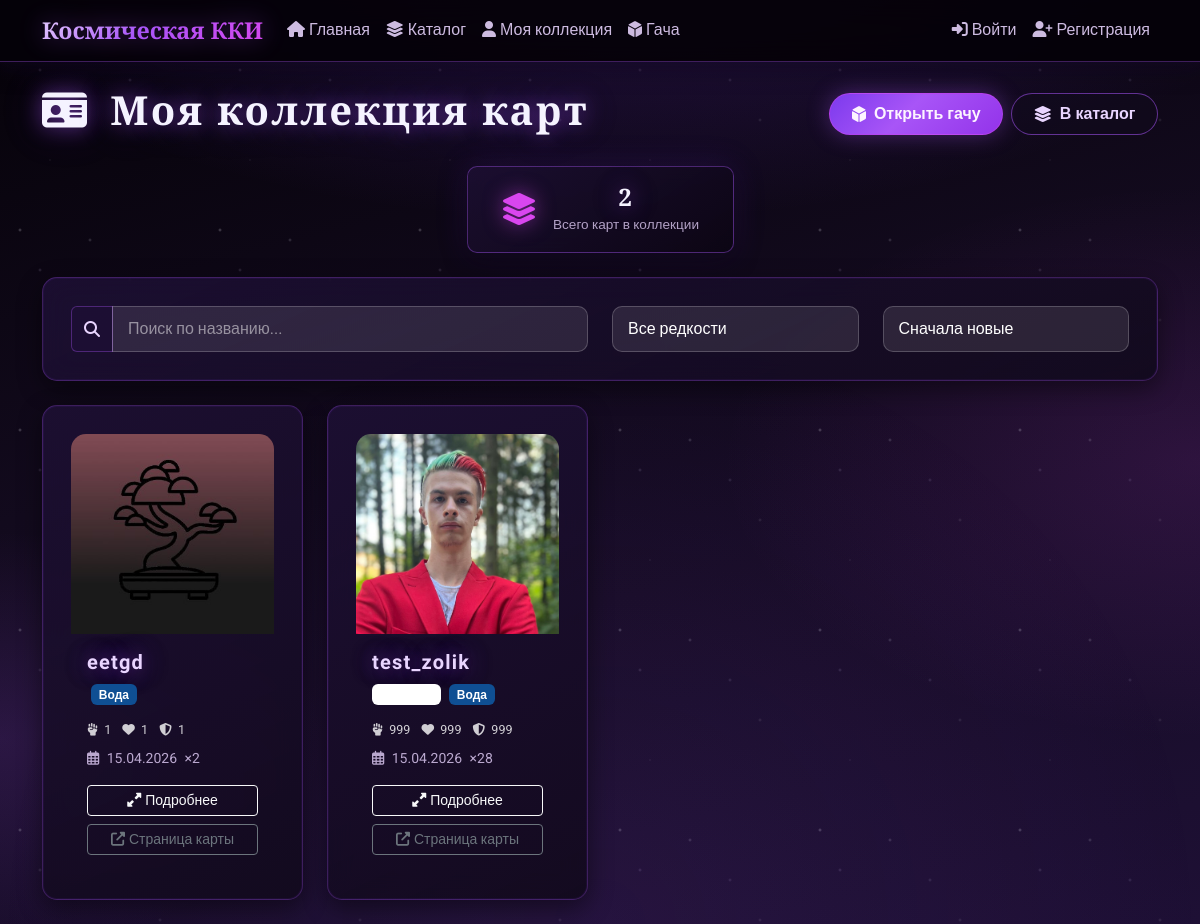
The page /collection/ (signed in) on the database as committed earlier.
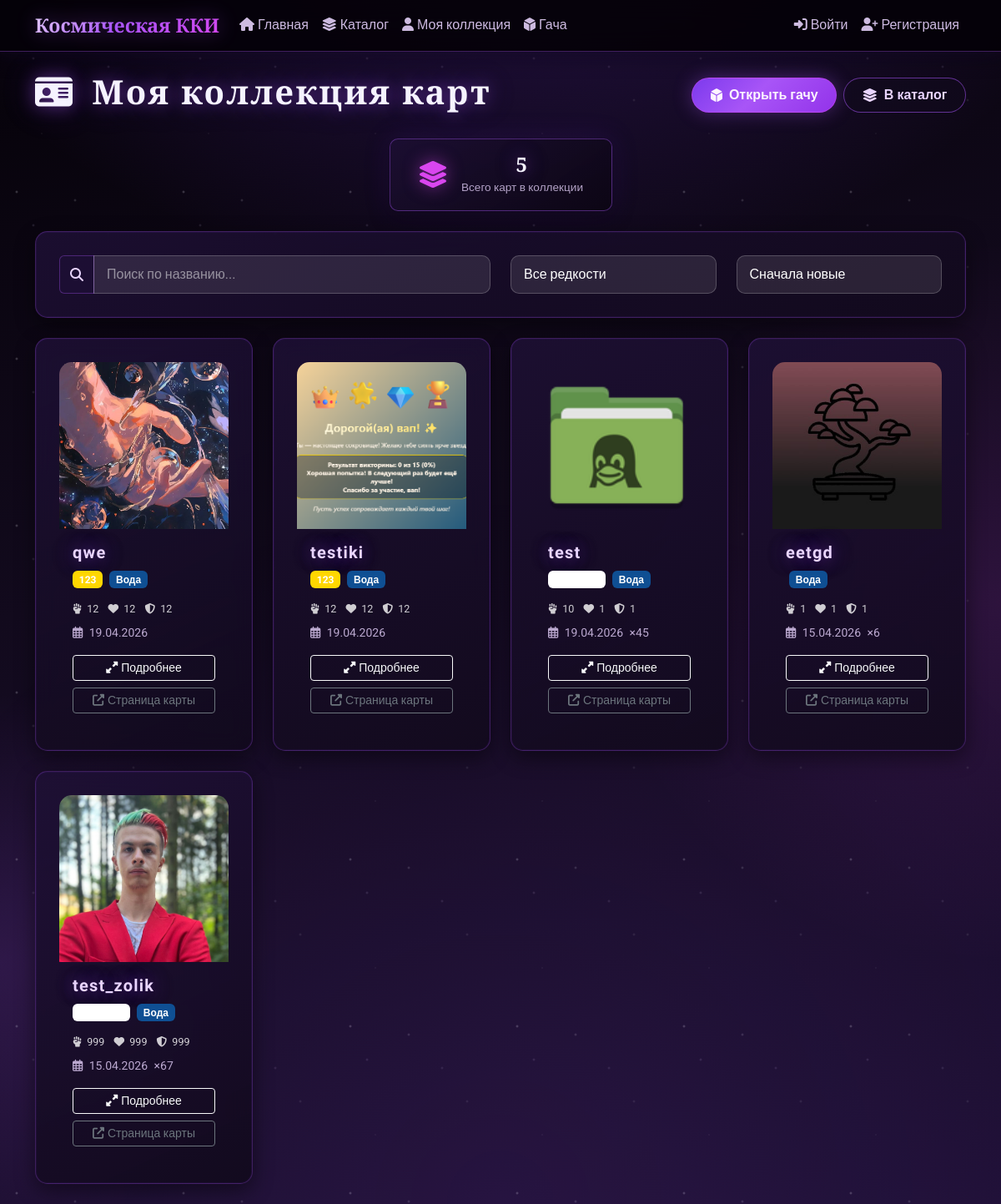
The same page on the database as committed later.
### module_project/models.py (models this page shows, shortened)
class User_Inventory(models.Model):
    user = models.ForeignKey(
        Users_System,
        on_delete=models.CASCADE,
        related_name='inventory_items',
        verbose_name="Пользователь"
    )
    card = models.ForeignKey(
        Cards,
        on_delete=models.CASCADE,
        related_name='inventory_items',
        verbose_name="Карточка"
    )
    quantity = models.IntegerField(
        default=1,
        verbose_name="Количество",
        validators=[MinValueValidator(1)]
    )
    is_favorite = models.BooleanField(
        default=False,
        verbose_name="В избранном"
    )
    is_equipped = models.BooleanField(
        default=False,
        verbose_name="Экипирована"
    )
    times_won = models.IntegerField(
        default=0,
        verbose_name="Количество побед"
    )
    obtained_at = models.DateTimeField(
        auto_now_add=True,
        verbose_name="Дата получения"
    )
    class Meta:
        verbose_name = "Карточка в инвентаре"
        verbose_name_plural = "Карточки в инвентаре"
        unique_together = ['user', 'card']
        ordering = ['-obtained_at']

class Cards(models.Model):
    title = models.CharField(
        max_length=100,
        verbose_name="Название карточки"
    )
    cover_image = models.ImageField(
        upload_to='covers_card/',
        verbose_name="Обложка карточки",
        blank=True,
        null=True
    )
    description = models.TextField(
        verbose_name="Описание",
        blank=True
    )
    created_at = models.DateTimeField(
        auto_now_add=True,
        verbose_name="Дата добавления"
    )
    strenth = models.IntegerField(
        verbose_name="Сила карты",
        null=True,
        blank=True,
        validators=[MinValueValidator(1), MaxValueValidator(9999)]
    )
    health = models.IntegerField(
        verbose_name="Жизни карты",
        null=True,
        blank=True,
        validators=[MinValueValidator(1), MaxValueValidator(9999)]
    )
    defence = models.IntegerField(
        verbose_name="Защита карты",
        null=True,
        blank=True,
        validators=[MinValueValidator(0), MaxValueValidator(9999)]
    )
    attribute = models.ForeignKey(
        Attribute,
        on_delete=models.SET_NULL,
        null=True,
        blank=True,
        related_name='cards',
        verbose_name="Атрибут карточки"
    )
    rarity = models.ForeignKey(
        Rarity,
        on_delete=models.SET_NULL,
        null=True,
        blank=True,
        related_name='cards',
        verbose_name="Редкость"
    )
    price_points = models.IntegerField(
        default=100,
        verbose_name="Цена в очках",
        validators=[MinValueValidator(10)]
    )
    author = models.ForeignKey(
        'Users_System',
        on_delete=models.SET_NULL,
        null=True,
        blank=True,
        related_name='authored_cards',
        verbose_name="Автор карточки"
    )
    is_active = models.BooleanField(
        default=True,
        verbose_name="Активна"
    )
    class Meta:
        verbose_name = "Карточка"
        verbose_name_plural = "Карточки"
        ordering = ['-created_at']
    def get_total_power(self):
        return (self.strenth or 0) + (self.health or 0) + (self.defence or 0)

class Attribute(models.Model):
    name = models.CharField(
        max_length=50,
        unique=True,
        verbose_name="Название атрибута"
    )
    icon = models.ImageField(
        upload_to='attributes_icons/',
        verbose_name="Иконка атрибута",
        blank=True,
        null=True
    )
    color = models.CharField(
        max_length=7,
        default="#FFFFFF",
        verbose_name="Цвет атрибута в HEX",
        help_text="Например: #FF0000 для красного"
    )
    strength_bonus = models.FloatField(
        default=1.0,
        verbose_name="Бонус к силе",
        help_text="Множитель силы для карт этого атрибута"
    )
    order = models.IntegerField(
        default=0,
        verbose_name="Порядок сортировки"
    )
    is_active = models.BooleanField(
        default=True,
        verbose_name="Активен"
    )
    class Meta:
        verbose_name = "Атрибут"
        verbose_name_plural = "Атрибуты"
        ordering = ['order', 'name']

class Rarity(models.Model):
    name = models.CharField(
        max_length=50,
        verbose_name="Название редкости"
    )
    color = models.CharField(
        max_length=7,
        default="#FFFFFF",
        verbose_name="Цвет в HEX"
    )
    multiplier = models.FloatField(
        default=1.0,
        verbose_name="Множитель шанса выпадения"
    )
    order = models.IntegerField(
        default=0,
        verbose_name="Порядок сортировки"
    )
    class Meta:
        verbose_name = "Редкость"
        verbose_name_plural = "Редкости"
        ordering = ['order']

### module_project/views.py (the view)
# urls.py: path('collection/', views.my_collection, name='my_collection'),
def my_collection(request):
    if 'user_id' not in request.session:
        return redirect('module_project:login')
    user = Users_System.objects.get(id=request.session['user_id'])
    inventory = User_Inventory.objects.filter(user=user).select_related('card__rarity', 'card__attribute')
    rarity_id = request.GET.get('rarity')
    attribute_id = request.GET.get('attribute')
    favorite_only = request.GET.get('favorite') == 'on'
    if rarity_id:
        inventory = inventory.filter(card__rarity_id=rarity_id)
    if attribute_id:
        inventory = inventory.filter(card__attribute_id=attribute_id)
    if favorite_only:
        inventory = inventory.filter(is_favorite=True)
    rarities = Rarity.objects.all()
    attributes = Attribute.objects.filter(is_active=True)
    total_count = inventory.count()
    collection_cards_payload = []
    for inv in inventory:
        c = inv.card
        r = c.rarity
        a = c.attribute
        collection_cards_payload.append({
            'inventory_id': inv.id,
            'card_id': c.id,
            'title': c.title,
            'description': c.description or '',
            'cover_url': c.cover_image.url if c.cover_image else '',
            'rarity_name': r.name if r else '',
            'rarity_color': r.color if r else '#6c757d',
            'attribute_name': a.name if a else '',
            'attribute_color': a.color if a else '',
            'strength': c.strenth or 0,
            'health': c.health or 0,
            'defence': c.defence or 0,
            'obtained_at': inv.obtained_at.isoformat() if inv.obtained_at else '',
            'quantity': inv.quantity,
            'price_points': c.price_points or 0,
        })
    context = {
        'inventory': inventory,
        'user_cards': inventory,
        'rarities': rarities,
        'attributes': attributes,
        'total_count': total_count,
        'collection_cards_payload': collection_cards_payload,
    }
    return render(request, 'module_project/my_collection.html', context)

### module_project/templates/module_project/my_collection.html (shortened to what this page needs)
{% extends 'module_project/base.html' %}
{% load static %}
{% block content %}
<div class="container py-4">
    <div class="d-flex justify-content-between align-items-center mb-4">
        <h1>
            <i class="fas fa-id-card me-2"></i>
            Моя коллекция карт
        </h1>
        <div class="d-flex flex-wrap gap-2">
            <a href="{% url 'module_project:gacha' %}" class="btn btn-mystic-accent">
                <i class="fas fa-dice-d6 me-2"></i>Открыть гачу
            </a>
            <a href="{% url 'module_project:card_catalog' %}" class="btn btn-mystic-outline">
                <i class="fas fa-layer-group me-2"></i>В каталог
            </a>
        </div>
    </div>
    <div class="row g-3 mb-4 justify-content-center">
        <div class="col-md-4 col-lg-3">
            <div class="stat-card-small stat-card-small--solo">
                <i class="fas fa-layer-group stat-card-small__icon"></i>
                <div>
                    <h4 id="collection-total-count">{{ total_count }}</h4>
                    <small>Всего карт в коллекции</small>
                </div>
            </div>
        </div>
    </div>
    <div class="cosmic-card mb-4">
        <div class="row">
            <div class="col-md-6">
                <div class="input-group">
                    <span class="input-group-text"><i class="fas fa-search"></i></span>
                    <input type="text" id="collection-search" class="form-control"
                           placeholder="Поиск по названию...">
                </div>
            </div>
            <div class="col-md-3">
                <select id="collection-rarity-filter" class="form-control">
                    <option value="">Все редкости</option>
                </select>
            </div>
            <div class="col-md-3">
                <select id="collection-sort" class="form-control">
                    <option value="newest">Сначала новые</option>
                </select>
            </div>
        </div>
    </div>
    <div id="collection-container" class="row g-4">
        {% for user_card in user_cards %}
            <div class="col-md-3 col-sm-6 collection-item"
                 data-inventory-id="{{ user_card.id }}"
                 data-title="{{ user_card.card.title|lower }}"
                 data-rarity-id="{% if user_card.card.rarity %}{{ user_card.card.rarity.id }}{% endif %}"
                 data-rarity-order="{% if user_card.card.rarity %}{{ user_card.card.rarity.order }}{% else %}0{% endif %}"
                 data-power="{{ user_card.card.get_total_power }}"
                 data-date="{{ user_card.obtained_at|date:'Y-m-d H:i:s' }}">
                <div class="cosmic-card h-100 position-relative collection-card-tile" role="button" tabindex="0"
                     aria-label="Открыть карточку {{ user_card.card.title }}">
                    {% if user_card.card.cover_image %}
                        <img src="{{ user_card.card.cover_image.url }}" class="card-img-top" alt="{{ user_card.card.title }}">
                    {% else %}
                        <div class="card-placeholder-small">
                            <i class="fas fa-image"></i>
                        </div>
                    {% endif %}
                    <div class="p-3">
                        <h5 class="card-title">{{ user_card.card.title }}</h5>
                        {% if user_card.card.rarity %}
                            <span class="badge mb-2 text-white" data-badge-bg="{{ user_card.card.rarity.color|default:'#6c757d' }}">
                                {{ user_card.card.rarity.name }}
                            </span>
                        {% endif %}
                        {% if user_card.card.attribute %}
                            <span class="badge mb-2 ms-1 text-white" data-badge-bg="{{ user_card.card.attribute.color|default:'#6c757d' }}">
                                {{ user_card.card.attribute.name }}
                            </span>
                        {% endif %}
                        <div class="card-stats mt-2">
                            <small class="d-block">
                                <i class="fas fa-fist-raised"></i> {{ user_card.card.strenth|default:0 }}
                                <i class="fas fa-heart ms-2"></i> {{ user_card.card.health|default:0 }}
                                <i class="fas fa-shield-alt ms-2"></i> {{ user_card.card.defence|default:0 }}
                            </small>
                        </div>
                        <div class="small text-muted mt-2">
                            <i class="far fa-calendar-alt me-1"></i>
                            {{ user_card.obtained_at|date:"d.m.Y" }}
                            {% if user_card.quantity > 1 %}
                                <span class="ms-1">×{{ user_card.quantity }}</span>
                            {% endif %}
                        </div>
                        <div class="mt-3 d-grid gap-2">
                            <button type="button" class="btn btn-outline-light btn-sm w-100 btn-collection-modal"
                                    data-inventory-id="{{ user_card.id }}">
                                <i class="fas fa-expand-alt me-1"></i>Подробнее
                            </button>
                            <a href="{% url 'module_project:card_detail' user_card.card.id %}"
                               class="btn btn-outline-secondary btn-sm w-100">
                                <i class="fas fa-external-link-alt me-1"></i>Страница карты
                            </a>
                        </div>
                    </div>
                </div>
            </div>
        {% endfor %}
    </div>
</div>
{% endblock %}

Rows that differ between the two databases and show on the page:
added User_Inventory: card.cover_image (picture), card "qwe", card.rarity.name "123", card.attribute.name "Вода", card.strenth "12", card.health "12", card.defence "12", obtained_at "19.04.2026"
added User_Inventory: card.cover_image (picture), card "testiki", card.rarity.name "123", card.attribute.name "Вода", card.strenth "12", card.health "12", card.defence "12", obtained_at "19.04.2026"
added User_Inventory: card.cover_image (picture), card "test", card.attribute.name "Вода", card.strenth "10", card.health "1", card.defence "1", obtained_at "19.04.2026", quantity "45"
changed User_Inventory "eetgd": quantity "2" → "6"
changed User_Inventory "test_zolik": quantity "28" → "67"
Other text that changed with them:
{{ total_count }}: "2" → "5"
